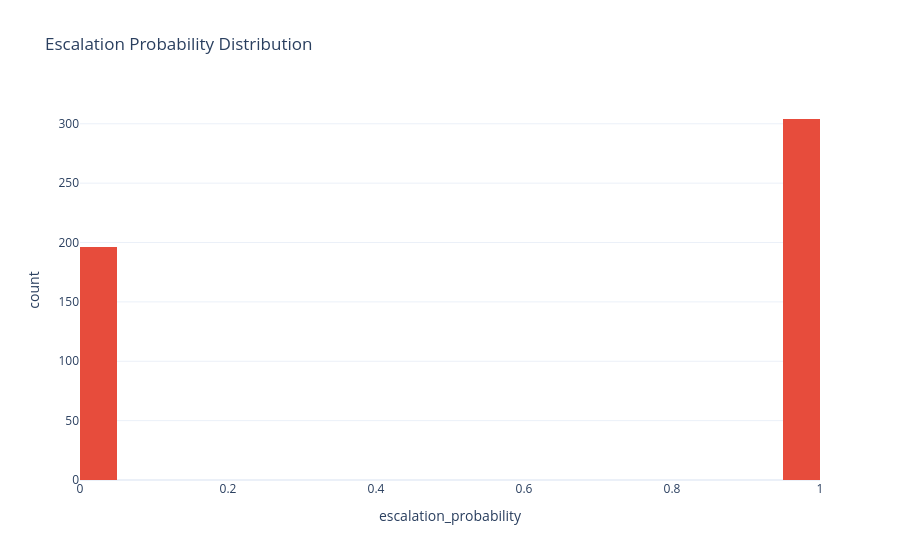

The notebook cell saved with this chart:
### Code cell
# Plot d: Escalation probability histogram
fig = px.histogram(df, x='escalation_probability', nbins=30, color_discrete_sequence=[RISK],
                   template=TEMPLATE, title='Escalation Probability Distribution')
fig.show()

### Figure 1 — Plotly figure (JSON) as saved in the notebook; plotly's stock layout.template omitted (floating-point values rounded to 4 significant figures; data arrays with more than 128 entries replaced by an {"elided": "..."} marker saying what was removed)
{"data": [{"bingroup": "x", "hovertemplate": "escalation_probability=%{x}<br>count=%{y}<extra></extra>", "legendgroup": "", "marker": {"color": "#E74C3C", "pattern": {"shape": ""}}, "name": "", "nbinsx": 30, "orientation": "v", "showlegend": false, "type": "histogram", "x": {"elided": "500 float values"}, "xaxis": "x", "yaxis": "y"}], "layout": {"barmode": "relative", "legend": {"tracegroupgap": 0}, "title": {"text": "Escalation Probability Distribution"}, "xaxis": {"anchor": "y", "domain": [0.0, 1.0], "title": {"text": "escalation_probability"}}, "yaxis": {"anchor": "x", "domain": [0.0, 1.0], "title": {"text": "count"}}}}
